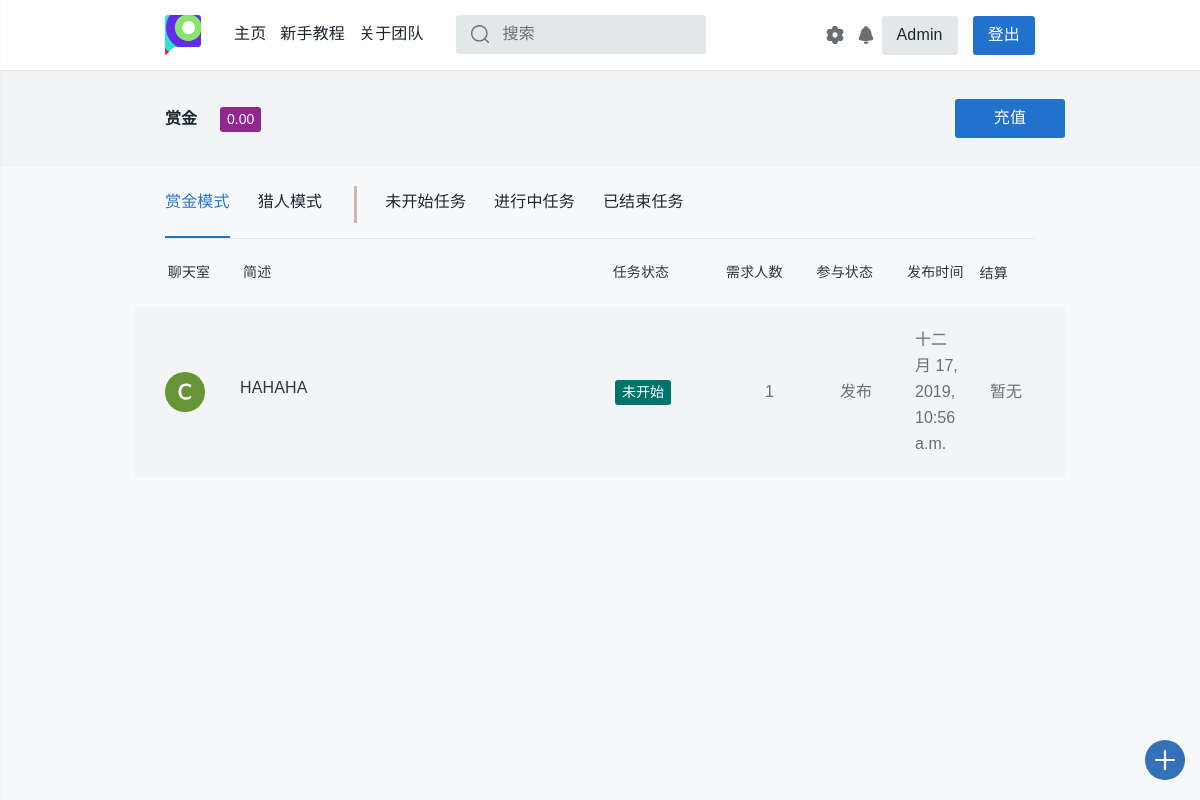
Screenshot of /profile/ (signed in) with the database file from the repository.
### login/models.py (models this page shows, shortened)
class User(models.Model):
    name = models.CharField(max_length=128, unique=True)
    password = models.CharField(max_length=256)
    stu_id = models.CharField(max_length=13, unique=True)
    phone = models.CharField(max_length=11, unique=True, default='None')
    dept = models.CharField(max_length=50, default='None')
    money = models.DecimalField(max_digits=5, decimal_places=2, default=0.00)
    c_time = models.DateTimeField(auto_now_add=True)
    has_confirmed = models.BooleanField(default=False)
    send_state = models.IntegerField(default=1)
    updated_time = models.DateTimeField(null=True, blank=True)
    class Meta:
        ordering = ['c_time']
        verbose_name = '用户'
        verbose_name_plural = '用户'

### task_platform/models.py (models this page shows, shortened)
class Task(models.Model):
    state = (('未开始', 'waitting'), ('进行中', 'processing'), ('中止', 'abort'),
             ('撤销', 'revoke'), ('超时', 'timeout'), ('完成', 'completed'))
    publisher = models.CharField(max_length=128)
    pub_time = models.DateTimeField(auto_now_add=True)
    begin_time = models.DateTimeField(null=True, blank=True)
    end_time = models.DateTimeField(null=True, blank=True)
    people_needed = models.IntegerField(default=1)
    people_now = models.IntegerField(default=0)
    expected_time_consuming = models.DecimalField(
        max_digits=12, decimal_places=1, default=0.0)
    task_description = models.CharField(max_length=50, default="None")
    task_detail = RichTextUploadingField(default='None')
    task_state = models.CharField(max_length=32, choices=state, default='未开始')
    task_class = models.CharField(max_length=48, default='赏金模式')
    class Meta:
        ordering = ['pub_time']
        verbose_name = '任务'
        verbose_name_plural = '任务'

### task_platform/views.py (the view, shortened to what this page needs)
# urls.py: path('profile/', views.profile, name='profile'),
def profile(request):
    username = request.session.get('user_name', None)
    if not username:
        return redirect('/login/')
    notice_room = '/chatroom/{}'.format(get_notice_room_id(username))
    notice_num = chatinfo_num(username)
    user = User.objects.get(name=username)
    student_id = user.stu_id
    phone = user.phone
    dept = user.dept
    if user.dept == 'None':
        dept = '暂无信息'
    money = user.money
    task_list_list = []
    if username:
        user = User.objects.get(name=username)
        student_id = user.stu_id
        phone = user.phone
        dept = user.dept
        if user.dept == 'None':
            dept = '暂无信息'
    stcolor_finder = {
        '未开始': '9', '进行中': '2',
        '中止': '3', '撤销': '3',
        '超时': '6', '完成': '4',
        '赏金模式': '5', '猎人模式': '7'
    }
    rec_task_id_list = Task_receive.objects.filter(username=username).values_list('task_id')
    latest_task_list = Task.objects.filter(
        Q(publisher=username) | Q(id__in=rec_task_id_list)
    ).order_by('-pub_time')
    tab_class = [
        ("task_class='赏金模式'", "_task.task_state"),
        ("task_class='猎人模式'", "_task.task_state"),
        ("task_state='未开始'", "_task.task_class"),
        ("task_state='进行中'", "_task.task_class"),
        ("Q(task_state='撤销')|Q(task_state='中止')|Q(task_state='超时')|Q(task_state='完成')",
        "_task.task_class")
    ]
    def calc_settlement(task, username):
        _settlement = '暂无'
        rec_task_list = Task_receive.objects.filter(task_id=task.id)
        if task.publisher == username:
            if task.task_class == '赏金模式':
                if task.task_state == '完成':
                    _settlement = 0
                    for rec in rec_task_list:
                        _settlement -= (1 + settings.PERCENTAGE) * float(rec.done_money)
                elif task.task_state in ['中止']:
                    _settlement = 0
                    for rec in rec_task_list:
                        _settlement += float(rec.done_money)
                elif task.task_state == '撤销':
                    _settlement = -settings.DEPOSIT
                    for rec in rec_task_list:
                        if rec.is_abort:
                            _settlement += float(rec.done_money)
            else:
                if task.task_state == '完成':
                    _settlement = -float(rec_task_list.first().done_money) * (1 - settings.PERCENTAGE)
                elif task.task_state in ['中止', '超时']:
                    _settlement = -settings.DEPOSIT
        if type(_settlement) == str:
            return _settlement
        if _settlement >= 0:
            return '+{}'.format(round(_settlement, 2))
        else:
            return str(round(_settlement, 2))
    for idx in range(5):
        tag_list = []
        for _task in eval('latest_task_list.filter({})'.format(tab_class[idx][0])):
            _color = 'tt-color0{} tt-badge'.format(stcolor_finder[eval(tab_class[idx][1])])
            _settlement = calc_settlement(_task, username)
            _room_id = get_room_id(_task)
            tag_list.append(
                (_task, _color, _settlement, _room_id,
                Task_tags.objects.filter(task_id=_task.id).order_by('sig_tag'))
            )
        task_list_list.append(tag_list)
    tag_list_1, tag_list_2, tag_list_3, tag_list_4, tag_list_5 = (
        task_list_list[0], task_list_list[1], task_list_list[2],
        task_list_list[3], task_list_list[4]
    )
    if request.method == 'POST' and 'settings' in request.POST:
        sl_message = self_settings(request, user)
    return render(request, 'task_platform/profile.html', locals())

### task_platform/tools.py (called while the page is built)
@csrf_exempt
def get_room_id(task):
    md5 = hashlib.md5()
    md5.update('{}{}'.format(task.id, task.publisher).encode())
    return md5.hexdigest()

@csrf_exempt
def get_notice_room_id(username):
    md5 = hashlib.md5()
    md5.update(username.encode())
    return md5.hexdigest()

def chatinfo_num(username):
    withs = Withdraw.objects.filter(username=username, state='完成', noticed=False)
    for each_with in withs:
        send_notice(username, '恭喜您，您于{}发起的提现{}元的请求已经接受，请查看您支付宝余额，如果有问题请联系platform_office@163.com。'.format(each_with.start_time.strftime('%Y-%m-%d %M:%H:%S'), each_with.money))
        each_with.noticed = True
        each_with.save()
    chatnum = ChatVision.objects.filter(username=username, has_seen=False).count()
    return chatnum

### task_platform/templates/task_platform/profile.html (shortened to what this page needs)
{% extends 'task_platform/base.html'%}
{% load staticfiles %}
{% block content %}
<head>
  <link rel="stylesheet" href="{% static 'css/style.css' %}">
  <link href="{% static 'css/profile.css' %}" rel="stylesheet">
</head>
<main id="tt-pageContent" class="tt-offset-small">
  <div class="tt-wrapper-section">
    <div class="container">
      <div class="tt-user-header">
        <div class="tt-col-title">
          <div class="tt-title">
            <a href="#">赏金</a>
          </div>
          <ul class="tt-list-badge">
            <li><a href="#"><span class="tt-color14 tt-badge">{{ money }}</span></a></li>
          </ul>
        </div>
        <div class="tt-col-btn" id="js-settings-btn">
          <div class="tt-list-btn">
            <a href="/recharge/" class="btn btn-secondary">充值</a>
          </div>
        </div>
      </div>
    </div>
  </div>
  <div class="container">
    <div class="tt-tab-wrapper">
      <div class="tt-wrapper-inner">
        <ul class="nav nav-tabs pt-tabs-default" role="tablist">
          <li class="nav-item show">
            <a class="nav-link active" data-toggle="tab" href="#tt-tab-01" role="tab"><span>赏金模式</span></a>
          </li>
          <li class="nav-item">
            <a class="nav-link" data-toggle="tab" href="#tt-tab-02" role="tab">
              <div class="box-container">
                <div class="border-right"><span>猎人模式</span></div>
              </div>
             </a>
          </li>
          <li class="nav-item">
            <a class="nav-link" data-toggle="tab" href="#tt-tab-03" role="tab"><span>未开始任务</span></a>
          </li>
          <li class="nav-item">
            <a class="nav-link" data-toggle="tab" href="#tt-tab-04" role="tab"><span>进行中任务</span></a>
          </li>
          <li class="nav-item">
            <a class="nav-link" data-toggle="tab" href="#tt-tab-05" role="tab"><span>已结束任务</span></a>
          </li>
        </ul>
      </div>
      <div class="tab-content">
        <div class="tab-pane tt-indent-none show active" id="tt-tab-01" role="tabpanel">
          <div class="tt-topic-list">
            <div class="tt-list-header">
              <div class="tt-col-value" style="width: 17%;"><center>聊天室</center></div>
              <div class="tt-col-category" style="width: 90%">简述</div>
              <div class="tt-col-category" style="width: 30%;padding-left:5.5%">任务状态</div>
              <div class="tt-col-value hide-mobile" style="width: 20%;padding-left:2%">需求人数</div>
              <div class="tt-col-value hide-mobile" style="width: 20%;padding-left:2%">参与状态</div>
              <div class="tt-col-value hide-mobile" style="width: 20%;padding-left:2%">发布时间</div>
              <div class="tt-col-value" style="width: 20%;padding:0%">结算</div>
            </div>
            {% if tag_list_1 %}
            {% for task, color, settlement, room_id, tags in tag_list_1 %}
              <div class="tt-item">
                <div class="tt-col-avatar">
                  <a href="/chatroom/{{ room_id }}">
                  <svg class="tt-icon">
                    <use xlink:href="#icon-ava-c"></use>
                  </svg>
                  </a>
                </div>
                <div class="tt-col-description">
                  <h6 class="tt-title"><a href="{% url 'detail' task.id %}">
                      {{ task.task_description }}
                    </a></h6>
                </div>
                <div class="tt-col-category"><span class="{{ color }}">{{ task.task_state }}</span></div>
                <div class="tt-col-value hide-mobile">{{ task.people_needed }}</div>
                <div class="tt-col-value   hide-mobile">
                  {% if task.publisher == username %}
                  发布
                  {% else %}
                  接收
                  {% endif %}
                </div>
                <div class="tt-col-value hide-mobile">{{ task.pub_time }}</div>
                <div class="tt-col-value hide-mobile">{{ settlement }}</div>
              </div>
            {% endfor %}
            {% endif %}
          </div>
        </div>
      </div>
    </div>
  </div>
</main>
{% endblock %}

### static/css/profile.css (style rules this page uses)
.box-container { position: relative; }
.border-right { padding: 0px 35px 0px 0px; }
.border-right:after { content: ''; position: absolute; left: auto; top: auto; bottom: 15px; right: 0; height: 52%; width: 3px; background-color: #ccb5b5; }

### rows the page displays
User: money "0.00"
Task: task_description "HAHAHA", task_state "未开始", people_needed "1", publisher "发布", pub_time "十二月 17, 2019, 10:56 a.m.", settlement "暂无"

### other values shown
{{ request.session.user_name }} "Admin"
